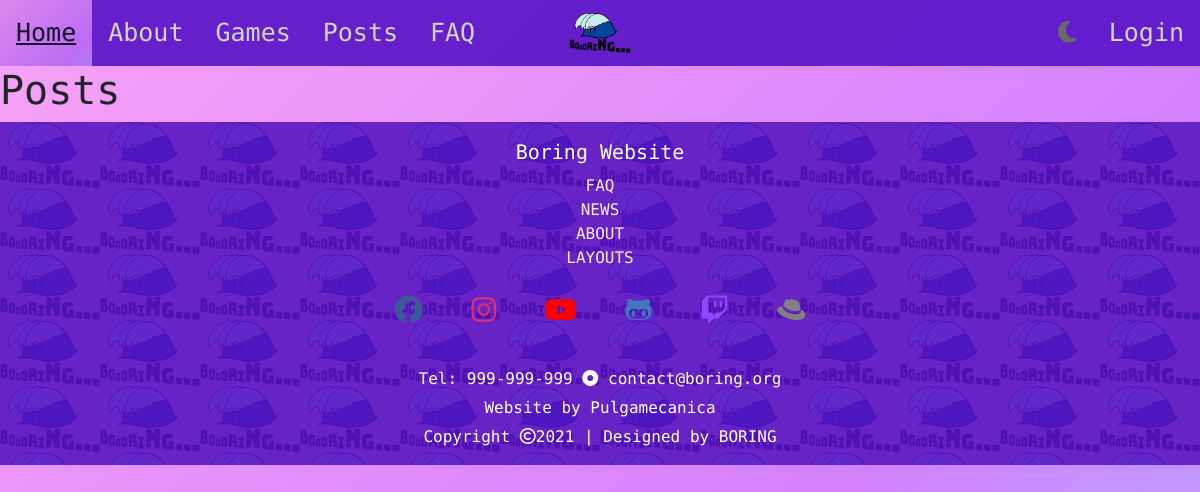
Page /posts on the earlier database version.
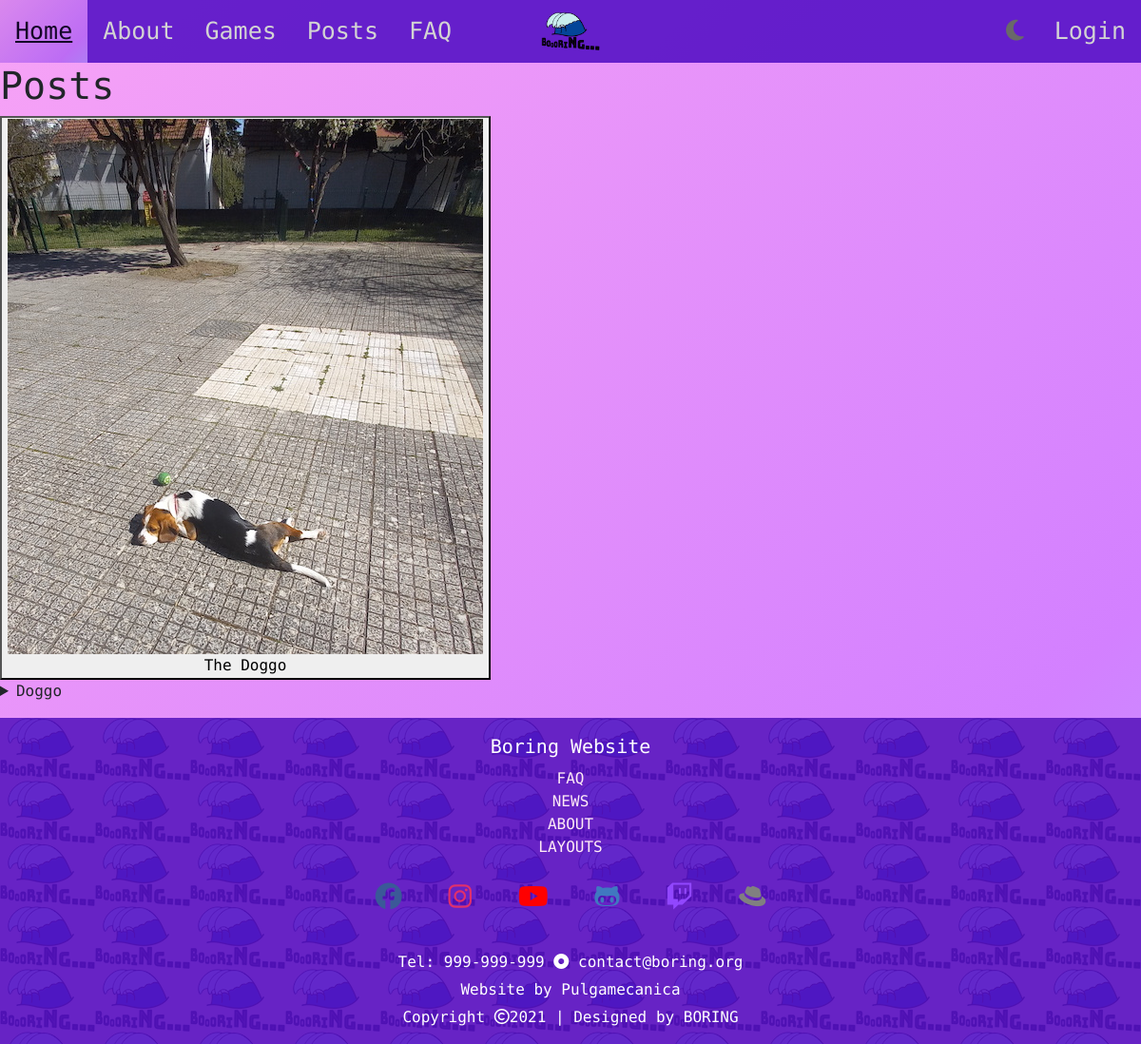
Same page on the later database version.
### boring/models.py (models this page shows, shortened)
class Post(models.Model):
    title = models.CharField(max_length = 30)
    description = models.TextField(max_length = 150)
    views = models.IntegerField(default = 0)
    likes = models.IntegerField(default = 0)
    active = models.BooleanField(default=False)
    created_at = models.DateTimeField(auto_now_add=True)
    short_description = models.CharField(max_length = 15, default='Details')
    user = models.ForeignKey(BoringUser, on_delete=models.CASCADE, related_name="posts")

### boring_website/views.py (the view)
# urls.py: path('posts', views.posts_page_view, name='posts'),
def posts_page_view(request):
    context = {'posts': Post.objects.all().filter(active=True)}
    return render(request, 'boring_website/posts.html', context)

### boring_website/templates/boring_website/posts.html (shortened to what this page needs)
{% extends 'boring_website/base.html' %}
{% block main %}
    <h1 class="posts_title">Posts</h1>
	<div class="posts_wrapper">
		{% for post in posts %}
			<figure>
				<button onclick="openImage('boring_website/images/doggoPost.png')">
					{% load static %}
					<img src="{% static 'boring_website/images/doggoPost.png' %}" alt="dog beagle">
					<figcaption> {{ post.title }} </figcaption>
				</button>
				<details>
					<summary> {{ post.short_description }} </summary>
				</details>
			</figure>
		{% endfor %}
	</div>
{% endblock %}

Differences in the rows shown:
added Post: title "The Doggo", short_description "Doggo"
